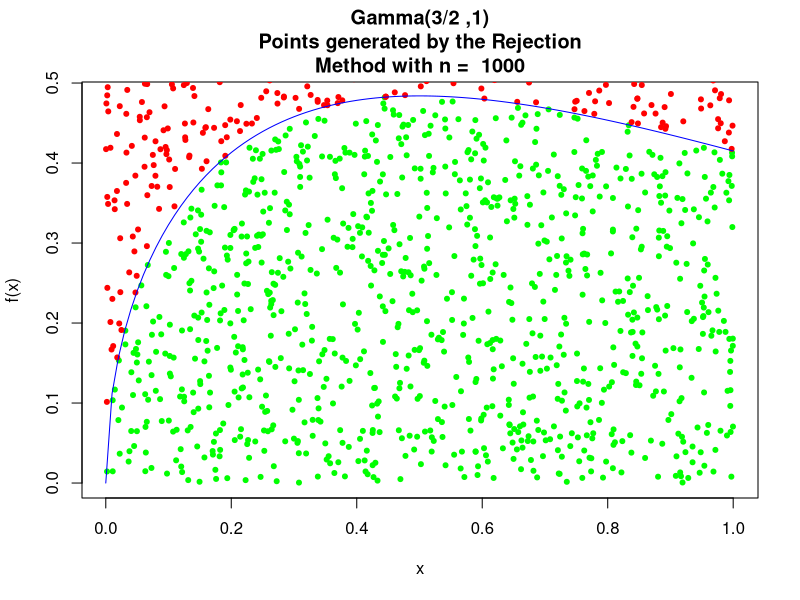
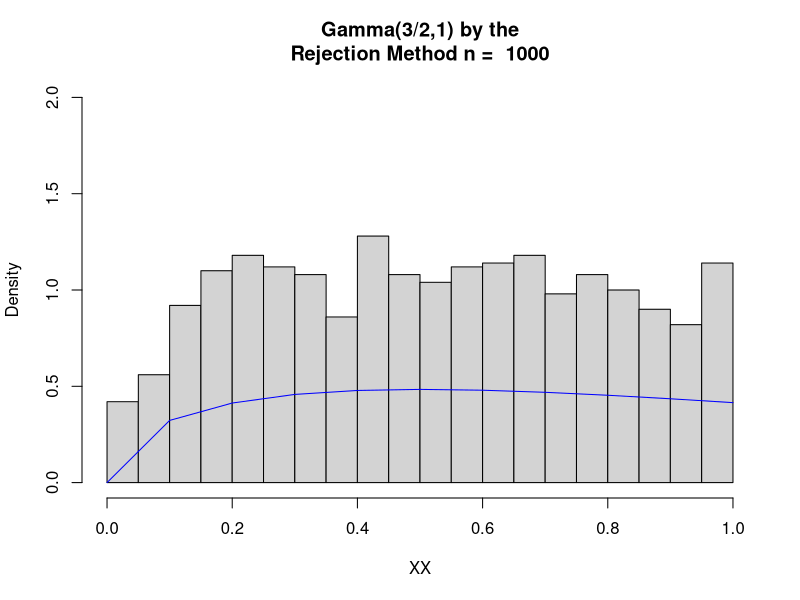
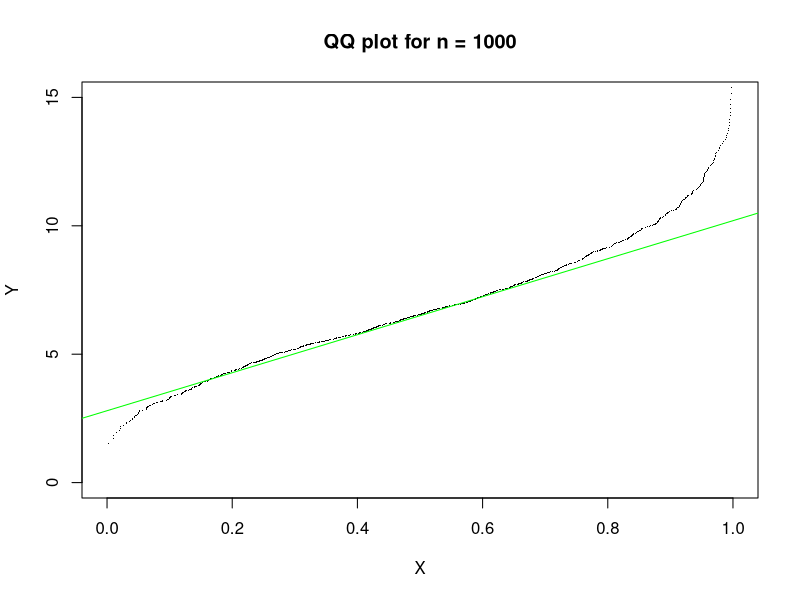
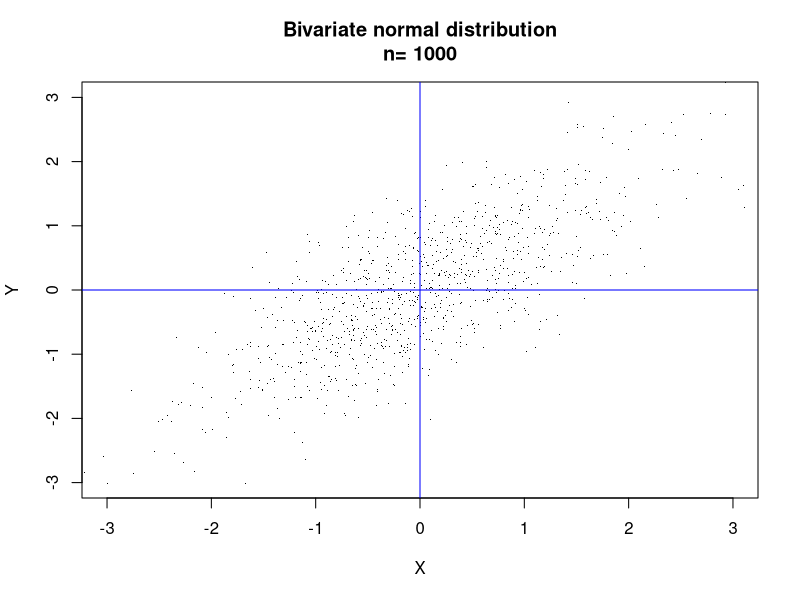
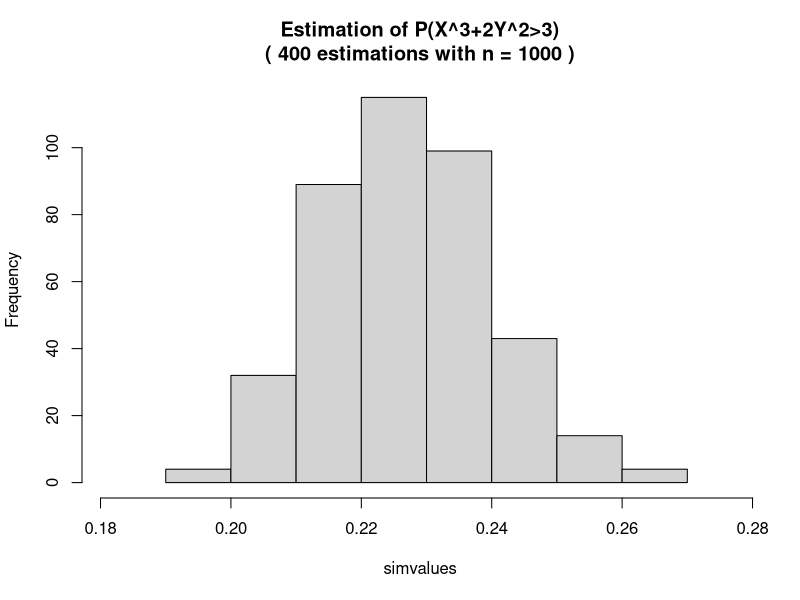

These figures' R source, in order:
# Victor Malheiro 201406480

##### 1st Part of the Assignment


## Rejection Method with Gamma dist.(3/2,1)

reject.gamma <- function(nvals)
{
  x.accept <- NULL
  u.accept <- NULL
  nx <- 0
  x.rejected <- NULL
  u.rejected <- NULL
  nrejected <- 0
  while(nx < nvals) 
    {
    Y <- runif(1)
    Z <- runif(1)
    U <- runif(1,0,(3*(sqrt(3/(2*pi*exp(1))))*(2/3)*(exp(-((2/3)*Z)))))
    if(U <= ((2/sqrt(pi))*(Y^(1/2))*(exp(-Y)))) 
       {
      nx <- nx + 1
      x.accept[nx] <- Y
      u.accept[nx] <- U
       } 
      else 
        {
      nrejected <- nrejected + 1
      x.rejected[nrejected] <- Y
      u.rejected[nrejected] <- U
        }
     }
  plot(x.accept,u.accept,pch=20,col="green",xlab="x",ylab="f(x)",main=paste("Gamma(3/2 ,1)\nPoints generated by the Rejection\nMethod with n = ",nvals))
  lines(x.rejected,u.rejected,pch=20,col="red",type="p")
	x.val <- seq(0,1,0.01)
	lines(x.val,dgamma(x.val,(3/2),1),col="blue")
  return(x.accept)
}

nvals <- 1000
XX <- reject.gamma(nvals)

hist(XX,breaks=20,prob=TRUE,xlim=c(0,1),ylim=c(0,2),main=paste("Gamma(3/2,1) by the\nRejection Method n = ",nvals))
x.val <- seq(0,1,0.1)
lines(x.val,dgamma(x.val,(3/2),1),col="blue")

## QQ plot

quantiles.pop <- qgamma(seq(1/nvals, 1, by = 1/nvals),shape = 7)
qq <- cbind(sort(XX), quantiles.pop)
plot(qq, pch=".", xlim=c(0,1), ylim=c(0,15), xlab="X", ylab="Y", main=paste("QQ plot for n =",nvals))
abline(2.8,7.4,col="green")



##### 2nd Part of the Assignment
## Monte Carlo Method

# simulation of a point of bivariate normal distribution
polar.normal <- function(nvals)
{
  x <- NULL
  nx <- 0
  while(nx < nvals) {
    U1 <- runif(1)
    U2 <- runif(1)
    V1 <- 2*U1-1
    V2 <- 2*U2-1
    W = V1^2 + V2^2
    if( W <= 1) {
      C <- sqrt(-2*log(W)/W)
      x[nx+1] <- C * V1
      x[nx+2] <- C * V2
      nx <- nx + 2
    }
  }
  x
}


rbinorm <- function(mu,vmat)
{
  Z <- polar.normal(2)
  S <- t(chol(vmat))
  X <- mu + S %*% Z
  X
}


rbinorm.n <- function(nvals,mu,vmat)
{
  X1 <- NULL
  X2 <- NULL
  for(i in 1:nvals) {
    X <- rbinorm(mu,vmat)
    X1[i] <- X[1,1]
    X2[i] <- X[2,1]
  }
  cbind(X1,X2)
}


n <- 1000
mu <- c(0,0)
vmat <- matrix(c(1,0.75,0.75,1),2,2)
xy <- rbinorm.n(n,mu,vmat)


plot(xy, pch=".", xlim=c(-3,3), ylim=c(-3,3), xlab="X", ylab="Y", main=paste("Bivariate normal distribution\nn=",n))
abline(h=0,col="blue")
abline(v=0,col="blue")


# computing of the probability

gera.binorm <- function(nvals,ro)
{
  x <- polar.normal(nvals)
  yy <- polar.normal(nvals)
  y <- ro*x + yy*sqrt(1-ro^2)
  return(cbind(x,y))
}


mean.estimated <- function(nvals,ro) {
  IA.xy <- gera.binorm(nvals,ro)
  X <- IA.xy[,1]
  Y <- IA.xy[,2]
  aux <- (X^3)+(2*(Y^2)) > 3
  return(sum(aux)/nvals)
}


monte.carlo <- function(nreps,nvals,ro) {
  estimativas <- NULL
  for (i in 1:nreps){
    estimativas[i] <- mean.estimated(nvals,ro)
  }
  return(estimativas)
}

ro <- 0.75
nreps <- 400
nvals <- 1000
simvalues <- monte.carlo(nreps,nvals,ro)
hist(simvalues, xlim=c(min(simvalues)-0.01,max(simvalues)+0.01), main=paste("Estimation of P(X^3+2Y^2>3)\n(",nreps,"estimations with n =",nvals,")"))
